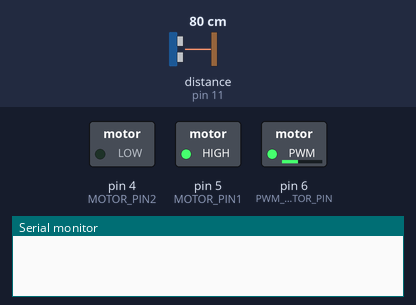
A sketch run on a simulated Arduino Uno, built with avr-gcc and run on an emulated ATmega328P. Parts: switched loads named in the sketch (green lamp = pin HIGH), the last lines printed to the serial monitor. The test bench sets the inputs (shaded band); at power-on: distance to the obstacle (sensor on pin 11) 80 cm. The echo pulse lasts 58.3 µs per cm.

Above: at 1.2 s.
1.3 s: distance to the obstacle (sensor on pin 11) set to 18 cm
2.8 s: distance to the obstacle (sensor on pin 11) set to 13 cm
At 3.2 s:
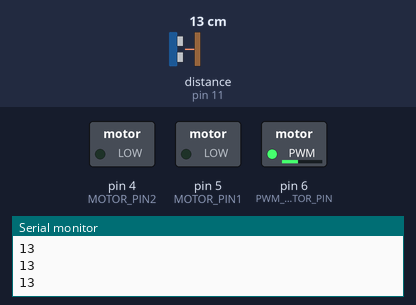
4.3 s: distance to the obstacle (sensor on pin 11) set to 35 cm
At 5.4 s:
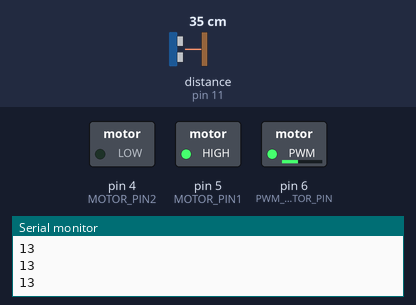
5.8 s: distance to the obstacle (sensor on pin 11) set to 2 cm
At 6.2 s:
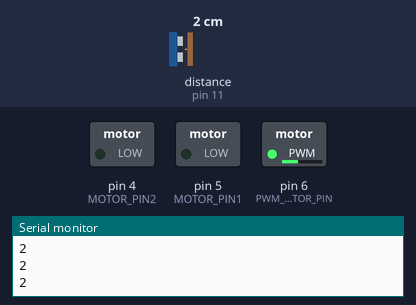
Timing chart, 0 to 8.3 s (numbered marks = the images above; inputs shaded):
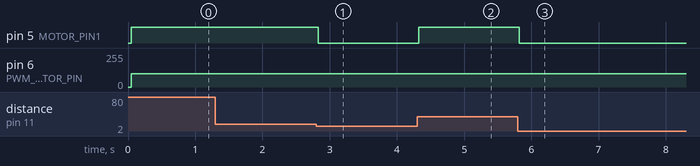

The sketch:

ultrasound.ino
```cpp
#include <NewPing.h>

#define TRIGGER_PIN  12  // Arduino pin tied to trigger pin on the ultrasonic sensor.
#define ECHO_PIN     11  // Arduino pin tied to echo pin on the ultrasonic sensor.
#define MAX_DISTANCE 15 // Maximum distance we want to ping for (in centimeters). Maximum sensor distance is rated at 400-500cm.
#define PWM_MOTOR_PIN 6
#define MOTOR_PIN1 5
#define MOTOR_PIN2 4

// #define STOP_TIME    5000

NewPing sonar(TRIGGER_PIN, ECHO_PIN, MAX_DISTANCE); // NewPing setup of pins and maximum distance.

void setup() {
  Serial.begin(115200); // Open serial monitor at 115200 baud to see ping results.
  pinMode(PWM_MOTOR_PIN, OUTPUT);
  pinMode(MOTOR_PIN1, OUTPUT);
  pinMode(MOTOR_PIN2, OUTPUT);
}

void loop() {
  delay(50);                     // Wait 50ms between pings (about 20 pings/sec). 29ms should be the shortest delay between pings.
  int dist = sonar.ping_cm();// If the ping receives a response, it sends an OFF signal to the DC, otherwise it keeps sending HIGH signals. The stop time depends on how long the can is detected by the ultrasound.
  if (dist > 0)
  {
   digitalWrite(MOTOR_PIN1, LOW);
   digitalWrite(MOTOR_PIN2, LOW);
   Serial.println(dist);
  }
  else
  {
    digitalWrite(MOTOR_PIN1, HIGH);
    digitalWrite(MOTOR_PIN2, LOW);
    analogWrite(PWM_MOTOR_PIN, 100);
  }
}
```

Measured:
- the behaviour switches between 16 and 15 cm on distance to the obstacle (sensor on pin 11) (found by bisection; images 0 and 1)
- after the input at 1.3 s, every drawn part: stays the same
- after the input at 2.8 s, pin 5 (MOTOR_PIN1): HIGH → LOW at once
- after the input at 4.3 s, pin 5 (MOTOR_PIN1): LOW → HIGH at once
- after the input at 5.8 s, pin 5 (MOTOR_PIN1): HIGH → LOW at once
